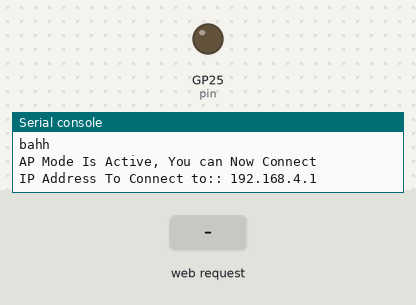
Bench run of a program on a simulated Raspberry Pi Pico running MicroPython. Parts: output pins drawn as LEDs (lit = HIGH), the last lines printed to the serial console. The test bench sets the inputs (shaded band). The clock reads 2024-03-15 10:24:30 at power-on unless the program sets it; the board's own WiFi access point starts at once.

Above: at 1.2 s.
1.3 s: HTTP request GET /calibrate? received
At 1.8 s:
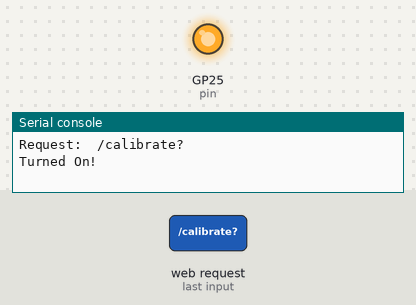
2.8 s: HTTP request GET /record? received
At 4.2 s:
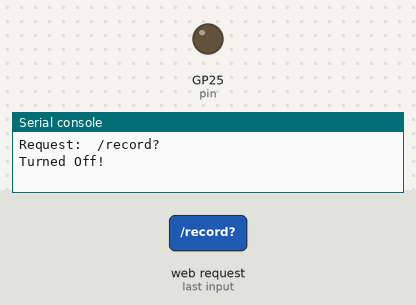
Timing chart, 0 to 5.8 s (numbered marks = the images above; inputs shaded):
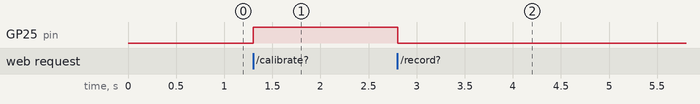

Measured:
- after the input at 1.3 s, GP25 (pin): LOW → HIGH at once
- after the input at 2.8 s, GP25 (pin): HIGH → LOW at once

The program:

server.py
```python
import network
import time
import socket
import _thread
import machine
from machine import Pin
import rp2

def web_page(time, data):
    html = f"""
                <!DOCTYPE html>
                <html lang="en">
                <head>
                        <meta charset="UTF-8">
                        <meta name="viewport" content="width=device-width, initial-scale=1.0">
                        <title>Centered Button</title>
                        <style>
                                body {{
                                        display: flex;
                                        justify-content: center;
                                        align-items: center;
                                        height: 100vh;
                                        margin: 0;
                                }}
                                button {{
                                        padding: 50px 100px;
                                        font-size: 35px;
                                }}
                        </style>
                </head>
                <body>
                        <div style="text-align: center;">
                                <h1> Haha avionics so cool poggerssssss</h1>
                                <h2>Time: {time}</h2>
                                <form action="./calibrate?">
                                        <button> Calibrate </button>
                                </form>
                                <form action="./record?">
                                        <button> Record </button>
                                </form>
                                <p>{data}</p>
                        </div>
                </body>
                </html>
                """
    return str(html)

def open_socket():
    # gets adress information for the socket, create a socket, bind it, then start listening for any clients trying to connect
    address = socket.getaddrinfo('0.0.0.0', 80)[0][-1]
    s = socket.socket()
    s.bind(address)
    s.listen(1)
    # then we will return this socket so we can use it in our main section
    return (s)

# if you do not see the network you may have to power cycle
# unplug your pico w for 10 seconds and plug it in again
def ap_mode(ssid, password, data):
    """
        Description: This is a function to activate AP mode

        Parameters:

        ssid[str]: The name of your internet connection
        password[str]: Password for your internet connection

        Returns: Nada
    """

    print("ah")

    # Debug
    pin = Pin("LED", Pin.OUT)
    country = "US"
    rp2.country(country)
    network.country(country)

    print("bahh")

    # Just making our internet connection
    ap = network.WLAN(network.AP_IF)
    ap.config(essid=ssid, password=password)
    ap.active(True)

    while ap.active() == False:
        print("Initialising access point...")
        time.sleep(1)
    print('AP Mode Is Active, You can Now Connect')
    print('IP Address To Connect to:: ' + ap.ifconfig()[0])

    s = open_socket()

    while True:
        conn, addr = s.accept()
        print('Got a connection from %s' % str(addr))

        request = conn.recv(1024)
        request = str(request)
        print('Content = %s' % request)

        # Extract Requests
        try:
            request = request.split()[1]
        except IndexError:
            pass
        print("Request: ", request)

        if request == "/calibrate?":
            print("Turned On!")
            pin.value(1)
        elif request == "/record?":
            print("Turned Off!")
            pin.value(0)

        t = time.localtime()
        current_time = "{:02}:{:02}:{:02}".format(t[3], t[4], t[5])
        response = web_page(current_time, data)
        conn.send("HTTP/1.1 200 OK\r\nContent-type: text/html\r\n\r\n")
        conn.send(response)
        conn.close()


""" Main Loop """

def main():
    ap_mode('john_pico', 'PASSWORD', 'data')

if __name__ == "__main__":
    main()
```
